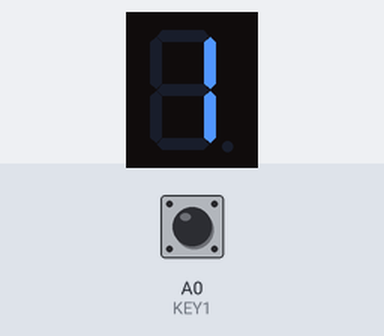
The sketch below on a simulated Arduino Uno, built with avr-gcc and run on an emulated ATmega328P. On the bench: 1-digit seven-segment display. Wiring (inferred from the names in the program): 1-digit 7-segment display, segments lit when HIGH: segments pin 13, pin 12, pin 11, pin 10, pin 9, pin 8, pin 7. The test bench sets the inputs (shaded band); at power-on: A0 (KEY1) HIGH. The segment pins are drawn as the display they are named for.

Above: at 1.2 s.
1.3 s: A0 (KEY1) pulled LOW for 0.15 s
At 2.6 s:
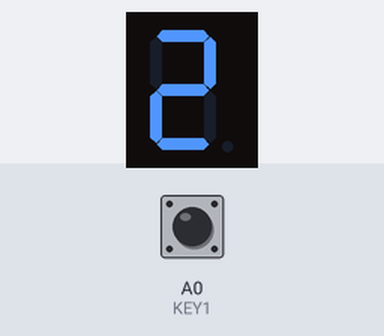
2.9 s: A0 (KEY1) pulled LOW for 1 s
At 5.1 s:
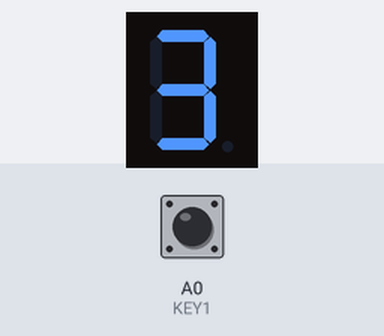
5.4 s: A0 (KEY1) pulled LOW for 0.15 s
At 6.7 s:
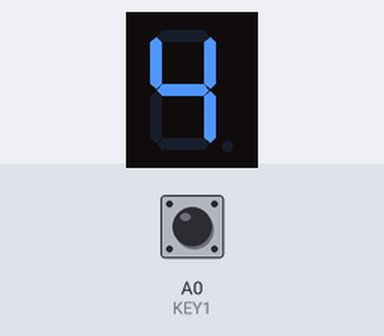
7.0 s: A0 (KEY1) pulled LOW for 1 s
At 9.4 s:
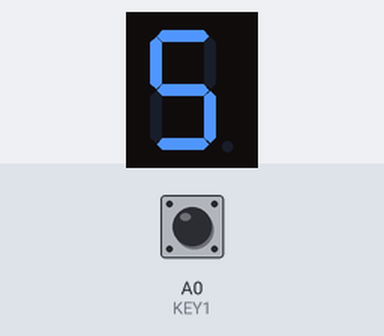
Timing chart, 0 to 10.5 s (numbered marks = the images above; inputs shaded):
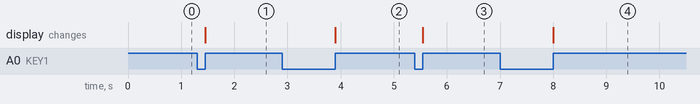

The sketch:

bai_18.ino
```cpp
#define a 13
#define b 12
#define c 11
#define d 10
#define e 9
#define f 8
#define g 7
#define KEY1 A0

void number0() {
  digitalWrite(a, 1);
  digitalWrite(b, 1);
  digitalWrite(c, 1);
  digitalWrite(d, 1);
  digitalWrite(e, 1);
  digitalWrite(f, 1);
  digitalWrite(g, 0);
}

void number1() {
  digitalWrite(a, 0);
  digitalWrite(b, 1);
  digitalWrite(c, 1);
  digitalWrite(d, 0);
  digitalWrite(e, 0);
  digitalWrite(f, 0);
  digitalWrite(g, 0);
}

void number2() {
  digitalWrite(a, 1);
  digitalWrite(b, 1);
  digitalWrite(c, 0);
  digitalWrite(d, 1);
  digitalWrite(e, 1);
  digitalWrite(f, 0);
  digitalWrite(g, 1);
}

void number3() {
  digitalWrite(a, 1);
  digitalWrite(b, 1);
  digitalWrite(c, 1);
  digitalWrite(d, 1);
  digitalWrite(e, 0);
  digitalWrite(f, 0);
  digitalWrite(g, 1);
}

void number4() {
  digitalWrite(a, 0);
  digitalWrite(b, 1);
  digitalWrite(c, 1);
  digitalWrite(d, 0);
  digitalWrite(e, 0);
  digitalWrite(f, 1);
  digitalWrite(g, 1);
}

void number5() {
  digitalWrite(a, 1);
  digitalWrite(b, 0);
  digitalWrite(c, 1);
  digitalWrite(d, 1);
  digitalWrite(e, 0);
  digitalWrite(f, 1);
  digitalWrite(g, 1);
}

void number6() {
  digitalWrite(a, 1);
  digitalWrite(b, 0);
  digitalWrite(c, 1);
  digitalWrite(d, 1);
  digitalWrite(e, 1);
  digitalWrite(f, 1);
  digitalWrite(g, 1);
}

void number7() {
  digitalWrite(a, 1);
  digitalWrite(b, 1);
  digitalWrite(c, 1);
  digitalWrite(d, 0);
  digitalWrite(e, 0);
  digitalWrite(f, 0);
  digitalWrite(g, 0);
}

void number8() {
  digitalWrite(a, 1);
  digitalWrite(b, 1);
  digitalWrite(c, 1);
  digitalWrite(d, 1);
  digitalWrite(e, 1);
  digitalWrite(f, 1);
  digitalWrite(g, 1);
}

void number9() {
  digitalWrite(a, 1);
  digitalWrite(b, 1);
  digitalWrite(c, 1);
  digitalWrite(d, 1);
  digitalWrite(e, 0);
  digitalWrite(f, 1);
  digitalWrite(g, 1);
}

void setup() {
  // put your setup code here, to run once:
  pinMode(a, OUTPUT);
  pinMode(b, OUTPUT);
  pinMode(c, OUTPUT);
  pinMode(d, OUTPUT);
  pinMode(e, OUTPUT);
  pinMode(f, OUTPUT);
  pinMode(g, OUTPUT);

  pinMode(KEY1, INPUT);
  number1();

}

int dem = 1;
void loop() {
  // put your main code here, to run repeatedly:
  if (digitalRead(KEY1) == 0)
  {
    while (digitalRead(KEY1) == 0);
    if ( dem == 1)
    {
      number2();
      dem = dem + 1;
    }
    else if ( dem == 2)
    {
      number3();
      dem = dem + 1;
    }
    else if ( dem == 3)
    {
      number4();
      dem = dem + 1;
    }
    else if ( dem == 4)
    {
      number5();
      dem = dem + 1;
    }
    else if ( dem >= 5)
    {
      number5();
    }
  }

}
```

Measured:
- after the input at 1.3 s, the display: changes after 0.15 s (image 1)
- after the input at 2.9 s, the display: changes after 1.0 s (image 2)
- after the input at 5.4 s, the display: changes after 0.15 s (image 3)
- after the input at 7.0 s, the display: changes after 1.0 s (image 4)
